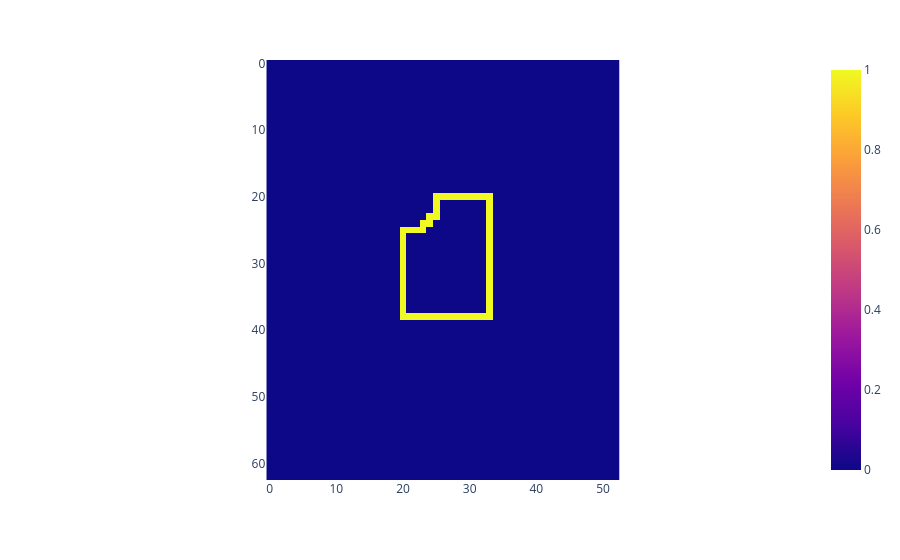

Here is the notebook cell this chart was saved with:
### Code cell
c_img = cntr_volume.reshape(cntr_arraySize[2],cntr_arraySize[1],cntr_arraySize[0]).T
px.imshow(c_img[:,:,int(0.5*cntr_arraySize[2])])

### Figure 1 — Plotly figure (JSON) as saved in the notebook; plotly's stock layout.template omitted (floating-point values rounded to 4 significant figures; data arrays with more than 128 entries replaced by an {"elided": "..."} marker saying what was removed)
{"data": [{"coloraxis": "coloraxis", "hovertemplate": "x: %{x}<br>y: %{y}<br>color: %{z}<extra></extra>", "name": "0", "type": "heatmap", "xaxis": "x", "yaxis": "y", "z": {"elided": "63x53 int values"}}], "layout": {"coloraxis": {"colorscale": [[0, "#0d0887"], [0.1111, "#46039f"], [0.2222, "#7201a8"], [0.3333, "#9c179e"], [0.4444, "#bd3786"], [0.5556, "#d8576b"], [0.6667, "#ed7953"], [0.7778, "#fb9f3a"], [0.8889, "#fdca26"], [1, "#f0f921"]]}, "margin": {"t": 60}, "xaxis": {"anchor": "y", "constrain": "domain", "domain": [0, 1], "scaleanchor": "y"}, "yaxis": {"anchor": "x", "autorange": "reversed", "constrain": "domain", "domain": [0, 1]}}}
